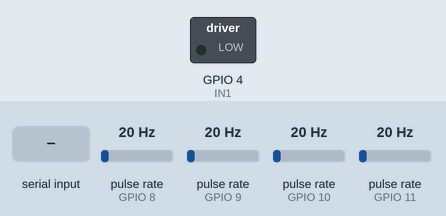
Simulated run of this sketch. Board: ESP32-S3. Parts: switched loads named in the sketch (green lamp = pin HIGH). Wiring (inferred from the names in the program): 4 × pulse sensor: data GPIO 8 / data GPIO 9 / data GPIO 10 / data GPIO 11. The inputs (shaded band) are chosen by the test bench; at power-on: pulse rate (sensors on GPIO 8, GPIO 9, GPIO 10, GPIO 11) 20 Hz. Pins used as bus, display or sensor lines are not drawn; what the sketch prints to the serial monitor is not drawn.

Above: at 3.2 s.
3.3 s: "CMD,,45\n" received over Serial
At 3.9 s:
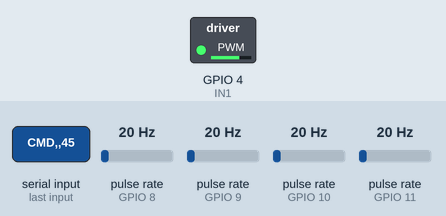
6.3 s: pulse rate (sensor on GPIO 8) set to 4 Hz
At 7.96 s:
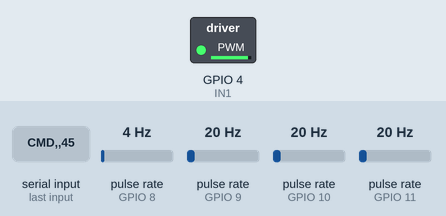
9.3 s: pulse rate (sensor on GPIO 9) set to 0 Hz
12.3 s: "speed1 90\n" received over Serial
At 12.9 s:
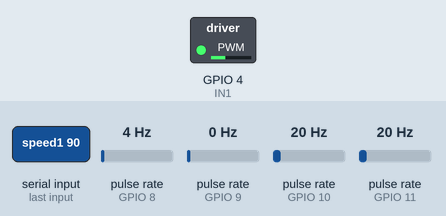
Timing chart, 0 to 15.3 s (numbered marks = the images above; inputs shaded):
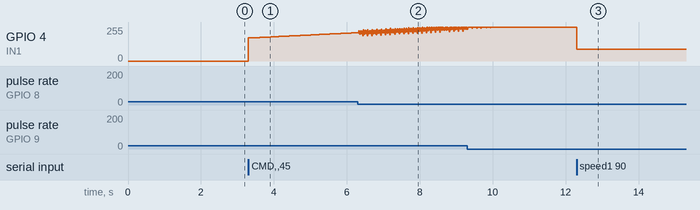

Measured:
- after the input at 3.3 s, GPIO 4 (IN1): moves from 0/255 to 213/255 over 3.0 s, starting at once
- after the input at 12.3 s, GPIO 4 (IN1): 255/255 → 90/255 at once

The sketch:

2_dc_encoder.ino
```cpp
// --- Pinout Silnik 1 ---
const int IN1 = 4;
const int IN2 = 5;
const int ENCODER_C1 = 8;
const int ENCODER_C2 = 9;

// --- Pinout Silnik 2 ---
const int IN3 = 6;
const int IN4 = 7;
const int ENCODER_C3 = 10;
const int ENCODER_C4 = 11;

const int PWM_FREQ = 500;
const int PWM_RES = 8;
const int PWM_CH1 = 0;
const int PWM_CH2 = 1;
const int MIN_EFFECTIVE_PWM = 20;

const float GEAR_RATIO = 56.0;
const int PPR_MOTOR = 11;
const int QUADRATURE_FACTOR = 4;
const float TICKS_PER_REVOLUTION = PPR_MOTOR * GEAR_RATIO * QUADRATURE_FACTOR;
int MAX_RPM = 187;

float KP = 1.5;
float KI = 0.3;
float KD = 0.05;

struct Motor {
  int in1, in2;
  int pwmCh;
  volatile long encoderTicks = 0;
  volatile int8_t lastEncoded = 0;
  float currentRPM = 0.0;
  float targetRPM = 0.0;
  bool running = false;
  int motorSpeed = 0;
  unsigned long lastPidTime = 0;
  float errorSum = 0;
  float lastError = 0;
  long lastEncoderTicks = 0;
  bool velocityPrinting = false;

  float KP, KI, KD;

  Motor(int a, int b, int ch, float kp, float ki, float kd) : in1(a), in2(b), pwmCh(ch),
    encoderTicks(0), lastEncoded(0), currentRPM(0), targetRPM(0),
    running(false), motorSpeed(0), lastPidTime(0), errorSum(0),
    lastError(0), lastEncoderTicks(0), velocityPrinting(false),
    KP(kp), KI(ki), KD(kd) {}
};

Motor motor1(IN1, IN2, PWM_CH1, 1.5, 0.3, 0.05);
Motor motor2(IN3, IN4, PWM_CH2, 1.5, 0.3, 0.05);

void IRAM_ATTR handleEncoder1() {
  int8_t MSB = digitalRead(ENCODER_C1);
  int8_t LSB = digitalRead(ENCODER_C2);
  int8_t encoded = (MSB << 1) | LSB;
  int8_t sum = (motor1.lastEncoded << 2) | encoded;
  if (sum == 0b1101 || sum == 0b0100 || sum == 0b0010 || sum == 0b1011) motor1.encoderTicks++;
  else if (sum == 0b1110 || sum == 0b0111 || sum == 0b0001 || sum == 0b1000) motor1.encoderTicks--;
  motor1.lastEncoded = encoded;
}

void IRAM_ATTR handleEncoder2() {
  int8_t MSB = digitalRead(ENCODER_C3);
  int8_t LSB = digitalRead(ENCODER_C4);
  int8_t encoded = (MSB << 1) | LSB;
  int8_t sum = (motor2.lastEncoded << 2) | encoded;
  if (sum == 0b1101 || sum == 0b0100 || sum == 0b0010 || sum == 0b1011) motor2.encoderTicks++;
  else if (sum == 0b1110 || sum == 0b0111 || sum == 0b0001 || sum == 0b1000) motor2.encoderTicks--;
  motor2.lastEncoded = encoded;
}

void setMotor(Motor &m, int speed) {
  int absSpeed = constrain(abs(speed), 0, 255);
  if (speed > 0) {
    ledcDetachPin(m.in2);
    digitalWrite(m.in2, LOW);
    ledcAttachPin(m.in1, m.pwmCh);
    ledcWrite(m.pwmCh, absSpeed);
  } else if (speed < 0) {
    ledcDetachPin(m.in1);
    digitalWrite(m.in1, LOW);
    ledcAttachPin(m.in2, m.pwmCh);
    ledcWrite(m.pwmCh, absSpeed);
  } else {
    ledcDetachPin(m.in1);
    ledcDetachPin(m.in2);
    digitalWrite(m.in1, LOW);
    digitalWrite(m.in2, LOW);
    ledcWrite(m.pwmCh, 0);
  }
}

void updatePID(Motor &m) {
  if (m.targetRPM == 0) {
    setMotor(m, 0);
    m.motorSpeed = 0;
    m.errorSum = 0;
    m.lastError = 0;
    m.currentRPM = 0;
    return;
  }
  unsigned long now = millis();
  float deltaTime = (now - m.lastPidTime) / 1000.0;
  if (deltaTime < 0.01) return;

  long deltaTicks = m.encoderTicks - m.lastEncoderTicks;
  m.currentRPM = (deltaTicks / deltaTime) / TICKS_PER_REVOLUTION * 60.0;
  m.lastEncoderTicks = m.encoderTicks;

  float error = m.targetRPM - m.currentRPM;
  m.errorSum += error * deltaTime;
  m.errorSum = constrain(m.errorSum, -500.0, 500.0);
  float derivative = (error - m.lastError) / deltaTime;

  float feedForward = (m.targetRPM / MAX_RPM) * 255.0;
  float pidOutput = feedForward
                + m.KP * error
                + m.KI * m.errorSum
                + m.KD * derivative;

  if (pidOutput > 0 && pidOutput < MIN_EFFECTIVE_PWM) pidOutput = MIN_EFFECTIVE_PWM;
  else if (pidOutput < 0 && pidOutput > -MIN_EFFECTIVE_PWM) pidOutput = -MIN_EFFECTIVE_PWM;

  pidOutput = constrain(pidOutput, -255, 255);
  m.motorSpeed = round(pidOutput);
  setMotor(m, m.motorSpeed);

  m.lastError = error;
  m.lastPidTime = now;

  if (m.velocityPrinting) {
    Serial.printf("Motor PWM CH%d: %.2f RPM (%ld ticks)\n", m.pwmCh, m.currentRPM, m.encoderTicks);
  }
}

void handleSerialInput() {
  static String input = "";
  while (Serial.available()) {
    char ch = Serial.read();
    if (ch == '\n' || ch == '\r') {
      input.trim();

      if (input.startsWith("rpm ")) {
        float targetRPM = input.substring(4).toFloat();
        motor1.targetRPM = targetRPM;
        motor2.targetRPM = targetRPM;
        motor1.running = true;
        motor2.running = true;
        Serial.printf("Motor 1 target RPM: %.2f\n", motor1.targetRPM);
        Serial.printf("Motor 2 target RPM: %.2f\n", motor2.targetRPM);
      } else if (input.equalsIgnoreCase("stop")) {
        motor1.running = false;
        setMotor(motor1, 0);
        motor1.targetRPM = 0;
        motor1.errorSum = 0;
        motor1.lastError = 0;
        Serial.println("Motor 1 stopped");

        motor2.running = false;
        setMotor(motor2, 0);
        motor2.targetRPM = 0;
        motor2.errorSum = 0;
        motor2.lastError = 0;
        Serial.println("Motor 2 stopped");
      } else if (input.startsWith("CMD,")) {
        String values = input.substring(4);
        int commaIndex = values.indexOf(',');
        if (commaIndex != -1) {
          int rpm2 = values.substring(0, commaIndex).toInt();
          int rpm1 = values.substring(commaIndex + 1).toInt();
          motor1.targetRPM = rpm1;
          motor1.running = true;
          motor2.targetRPM = rpm2;
          motor2.running = true;
        }
      } else if (input.equals("ENC")) {
        long leftTicks = motor2.encoderTicks;
        long rightTicks = motor1.encoderTicks;

        Serial.printf("ENC,%ld,%ld\n", leftTicks, rightTicks);
      }

      // Silnik 1
      if (input.startsWith("rpm1 ")) {
        motor1.targetRPM = input.substring(5).toFloat();
        motor1.running = true;
        motor1.errorSum = 0;
        motor1.lastError = 0;
        motor1.lastPidTime = millis();
        Serial.printf("Motor 1 target RPM: %.2f\n", motor1.targetRPM);
      } else if (input.startsWith("speed1 ")) {
        motor1.motorSpeed = constrain(input.substring(7).toInt(), -255, 255);
        motor1.targetRPM = 0;
        motor1.running = true;
        setMotor(motor1, motor1.motorSpeed);
        Serial.printf("Motor 1 speed (RAW PWM): %d\n", motor1.motorSpeed);
      } else if (input.equalsIgnoreCase("stop1")) {
        motor1.running = false;
        setMotor(motor1, 0);
        motor1.targetRPM = 0;
        motor1.errorSum = 0;
        motor1.lastError = 0;
        Serial.println("Motor 1 stopped");
      } else if (input.equalsIgnoreCase("ticks1")) {
        Serial.printf("Motor 1 ticks: %ld\n", motor1.encoderTicks);
      } else if (input.equalsIgnoreCase("vel1 start")) {
        motor1.velocityPrinting = true;
      } else if (input.equalsIgnoreCase("vel1 stop")) {
        motor1.velocityPrinting = false;
      } else if (input.startsWith("p1 ")) {
        motor1.KP = input.substring(3).toFloat();
        Serial.printf("Motor1 KP=%.2f\n", motor1.KP);
      } else if (input.startsWith("i1 ")) {
        motor1.KI = input.substring(3).toFloat();
        Serial.printf("Motor1 KI=%.2f\n", motor1.KI);
      } else if (input.startsWith("d1 ")) {
        motor1.KD = input.substring(3).toFloat();
        Serial.printf("Motor1 KD=%.2f\n", motor1.KD);
      }

      // Silnik 2
      else if (input.startsWith("rpm2 ")) {
        motor2.targetRPM = input.substring(5).toFloat();
        motor2.running = true;
        motor2.errorSum = 0;
        motor2.lastError = 0;
        motor2.lastPidTime = millis();
        Serial.printf("Motor 2 target RPM: %.2f\n", motor2.targetRPM);
      } else if (input.startsWith("speed2 ")) {
        motor2.motorSpeed = constrain(input.substring(7).toInt(), -255, 255);
        motor2.targetRPM = 0;
        motor2.running = true;
        setMotor(motor2, motor2.motorSpeed);
        Serial.printf("Motor 2 speed (RAW PWM): %d\n", motor2.motorSpeed);
      } else if (input.equalsIgnoreCase("stop2")) {
        motor2.running = false;
        setMotor(motor2, 0);
        motor2.targetRPM = 0;
        motor2.errorSum = 0;
        motor2.lastError = 0;
        Serial.println("Motor 2 stopped");
      } else if (input.equalsIgnoreCase("ticks2")) {
        Serial.printf("Motor 2 ticks: %ld\n", motor2.encoderTicks);
      } else if (input.equalsIgnoreCase("vel2 start")) {
        motor2.velocityPrinting = true;
      } else if (input.equalsIgnoreCase("vel2 stop")) {
        motor2.velocityPrinting = false;
      } else if (input.startsWith("p2 ")) {
        motor2.KP = input.substring(3).toFloat();
        Serial.printf("Motor2 KP=%.2f\n", motor2.KP);
      } else if (input.startsWith("i2 ")) {
        motor2.KI = input.substring(3).toFloat();
        Serial.printf("Motor2 KI=%.2f\n", motor2.KI);
      } else if (input.startsWith("d2 ")) {
        motor2.KD = input.substring(3).toFloat();
        Serial.printf("Motor2 KD=%.2f\n", motor2.KD);
      }

      input = "";
    } else {
      input += ch;
    }
  }
}

void setup() {
  Serial.begin(115200);
  delay(2000);
  Serial.println("Setting up");

  pinMode(IN1, OUTPUT); pinMode(IN2, OUTPUT);
  pinMode(IN3, OUTPUT); pinMode(IN4, OUTPUT);

  pinMode(ENCODER_C1, INPUT_PULLUP);
  pinMode(ENCODER_C2, INPUT_PULLUP);
  pinMode(ENCODER_C3, INPUT_PULLUP);
  pinMode(ENCODER_C4, INPUT_PULLUP);

  attachInterrupt(digitalPinToInterrupt(ENCODER_C1), handleEncoder1, CHANGE);
  attachInterrupt(digitalPinToInterrupt(ENCODER_C2), handleEncoder1, CHANGE);
  attachInterrupt(digitalPinToInterrupt(ENCODER_C3), handleEncoder2, CHANGE);
  attachInterrupt(digitalPinToInterrupt(ENCODER_C4), handleEncoder2, CHANGE);

  ledcSetup(PWM_CH1, PWM_FREQ, PWM_RES);
  ledcSetup(PWM_CH2, PWM_FREQ, PWM_RES);

  Serial.println("Silnik JGB37-520 z PID gotowe. Komendy: rpm1/rpm2 <val>, stop1/stop2, speed1/speed2 <val>, ticks1/ticks2, vel1/vel2 start/stop");
}

void loop() {
  handleSerialInput();

  if (motor1.running) updatePID(motor1);
  if (motor2.running) updatePID(motor2);
}
```
